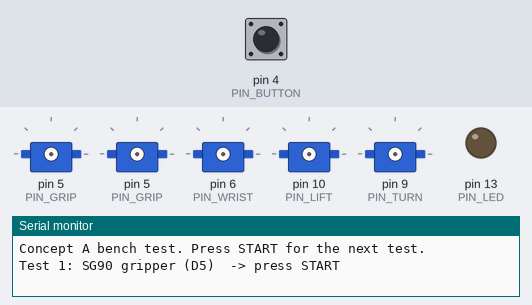
Recording of a sketch running on a simulated Arduino Uno, built with avr-gcc and run on an emulated ATmega328P. Parts: 5 × servo, output pins drawn as LEDs (lit = HIGH), the last lines printed to the serial monitor. The inputs (shaded band) are chosen by the test bench; at power-on: pin 4 (PIN_BUTTON) HIGH.

Above: at 2.4 s.
2.5 s: pin 4 (PIN_BUTTON) pulled LOW for 0.15 s
At 4.21 s:
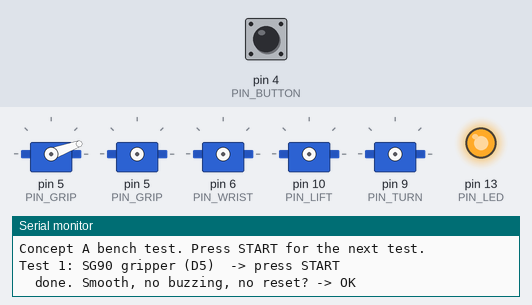
5.5 s: pin 4 (PIN_BUTTON) pulled LOW for 1 s
At 8.46 s:
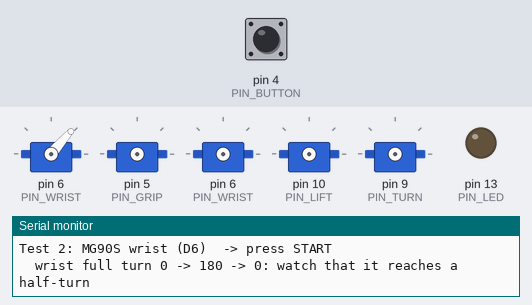
At 11.0 s:
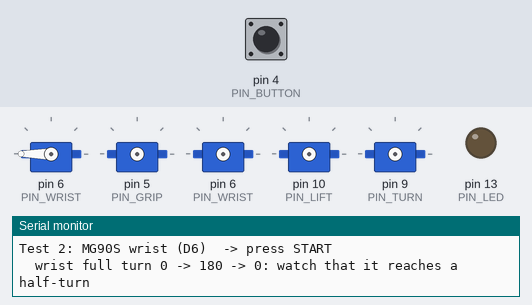
12.5 s: pin 4 (PIN_BUTTON) pulled LOW for 3.2 s
17.2 s: pin 4 (PIN_BUTTON) pulled LOW for 1 s
21.2 s: pin 4 (PIN_BUTTON) pulled LOW for 0.15 s
At 22.6 s:
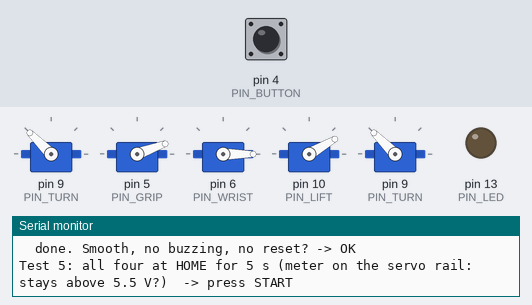
26.7 s: pin 4 (PIN_BUTTON) pulled LOW for 3.2 s
Timing chart, 0 to 32.4 s (numbered marks = the images above; inputs shaded):
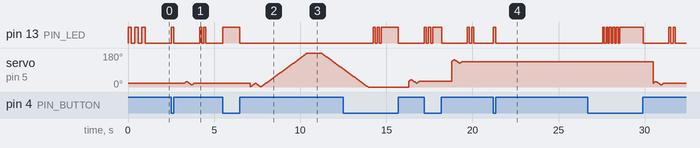

Measured:
- after the input at 2.5 s, pin 13 (PIN_LED): goes HIGH 0.15 s, LOW 1.5 s, HIGH 0.12 s, LOW 0.12 s, HIGH 0.12 s, then LOW, starting at once
- after the input at 5.5 s, pin 13 (PIN_LED): LOW → HIGH at once, → LOW 1.0 s later
- after the input at 21.2 s, pin 13 (PIN_LED): LOW → HIGH at once, → LOW 0.15 s later

The sketch:

bench_test.ino
```cpp
// ME 2331 Project 2 - Concept A: electronics bench test (before anything is screwed together).
//
// Wire everything on the table first (docs/13_electronics_bench_test.md), servos loose, no horns.
// Works with or without the Serial Monitor (9600 baud): the button and the LED drive it.
//
//   power up          LED blinks 3 times = Uno alive, sketch running
//   press START       LED on while pressed (button + pull-up OK), then the next test runs:
//     1  SG90  gripper  (D5)  home 20 deg, wiggle +-10 deg, back
//     2  MG90S wrist    (D6)  home 0 deg,  wiggle 0..20 deg, then the full 0..180 (checks it reaches 180)
//     3  MG90S lift     (D10) home 30 deg, wiggle +-10 deg
//     4  MG996R turn    (D9)  home 135 deg, wiggle +-10 deg
//     5  all four together at HOME, held 5 s (rail sag test: meter on the rail, should stay > 5.5 V)
//   then it starts again at 1.
// Only the servo under test is attached; the others get no pulse (so a bad one is easy to spot).

#include <Servo.h>

const int PIN_TURN = 9, PIN_LIFT = 10, PIN_WRIST = 6, PIN_GRIP = 5;
const int PIN_BUTTON = 4, PIN_LED = 13;
const int WRIST_MIN_US = 500, WRIST_MAX_US = 2500;

struct Unit { const char *name; int pin; int home; int lo; int hi; };
const Unit U[4] = {
  {"SG90 gripper (D5)", PIN_GRIP, 20, 10, 30},
  {"MG90S wrist (D6)", PIN_WRIST, 0, 0, 20},
  {"MG90S lift (D10)", PIN_LIFT, 30, 20, 40},
  {"MG996R turntable (D9)", PIN_TURN, 135, 125, 145},
};
Servo sv;
Servo all[4];
int test = 0;

void blink(int n, int ms) {
  for (int i = 0; i < n; i++) { digitalWrite(PIN_LED, HIGH); delay(ms); digitalWrite(PIN_LED, LOW); delay(ms); }
}

void attachOne(int i) {
  if (i == 1) sv.attach(U[i].pin, WRIST_MIN_US, WRIST_MAX_US);
  else sv.attach(U[i].pin);
}

void sweep(int from, int to) {                        // 1 deg every 15 ms
  int a = from;
  while (a != to) { a += (to > a) ? 1 : -1; sv.write(a); delay(15); }
}

void waitPress() {
  while (digitalRead(PIN_BUTTON) == HIGH) delay(5);
  digitalWrite(PIN_LED, HIGH);
  delay(30);
  while (digitalRead(PIN_BUTTON) == LOW) delay(5);
  digitalWrite(PIN_LED, LOW);
}

void setup() {
  pinMode(PIN_BUTTON, INPUT_PULLUP);
  pinMode(PIN_LED, OUTPUT);
  Serial.begin(9600);
  blink(3, 200);
  Serial.println(F("Concept A bench test. Press START for the next test."));
}

void loop() {
  if (test < 4) {
    const Unit &u = U[test];
    Serial.print(F("Test ")); Serial.print(test + 1); Serial.print(F(": ")); Serial.print(u.name);
    Serial.println(F("  -> press START"));
    waitPress();
    sv.write(u.home);                                // set before attach: no jump
    attachOne(test);
    delay(600);
    sweep(u.home, u.hi); sweep(u.hi, u.lo); sweep(u.lo, u.home);
    if (test == 1) {                                 // the wrist must really reach 180
      Serial.println(F("  wrist full turn 0 -> 180 -> 0: watch that it reaches a half-turn"));
      sweep(0, 180); delay(800); sweep(180, 0);
    }
    delay(300);
    sv.detach();
    Serial.println(F("  done. Smooth, no buzzing, no reset? -> OK"));
    blink(2, 120);
    test++;
  } else {
    Serial.println(F("Test 5: all four at HOME for 5 s (meter on the servo rail: stays above 5.5 V?)  -> press START"));
    waitPress();
    for (int i = 0; i < 4; i++) {
      all[i].write(U[i].home);
      if (i == 1) all[i].attach(U[i].pin, WRIST_MIN_US, WRIST_MAX_US); else all[i].attach(U[i].pin);
      delay(300);                                    // staggered, like the main sketch
    }
    delay(5000);
    for (int i = 0; i < 4; i++) all[i].detach();
    Serial.println(F("  done. All tests passed if nothing reset or buzzed. Starting again."));
    blink(5, 100);
    test = 0;
  }
}
```
